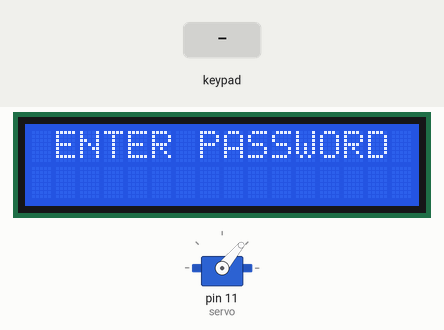
Simulated run of this sketch. Board: Arduino Uno, built with avr-gcc and run on an emulated ATmega328P. Shown: servo, 16×2 character LCD. Inputs (shaded band) come from the test bench.

Above: at 4.2 s.
4.3 s: keypad keys 1 2 3 4 D pressed 0.4 s apart
At 6.4 s:
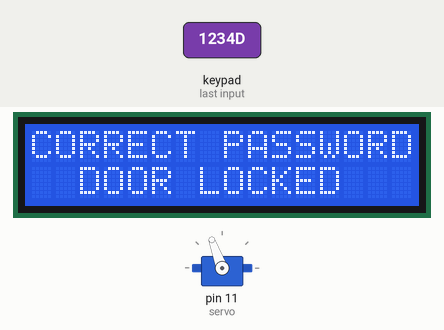
7.8 s: key 'D' pressed
At 9.4 s:
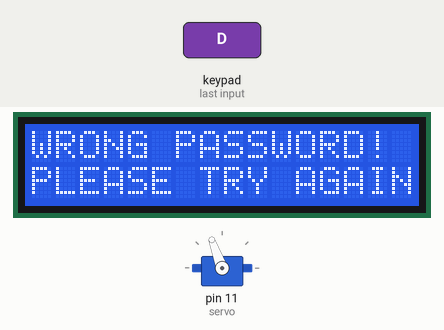
10.8 s: keypad keys 1 2 3 4 # pressed 0.4 s apart
At 12.9 s:
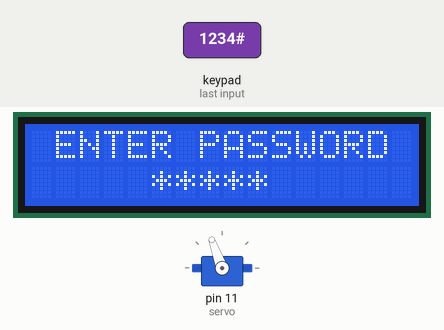
14.3 s: key 'C' pressed
At 15.5 s:
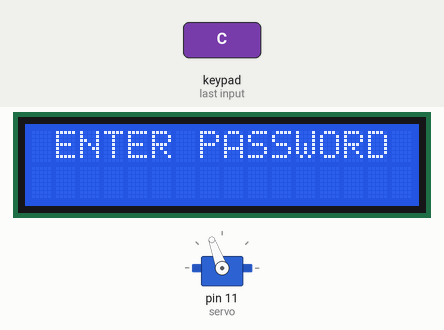
15.8 s: key 'B' pressed
At 16.6 s:
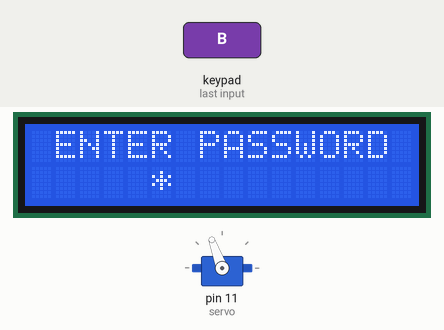
Timing chart, 0 to 18.3 s (numbered marks = the images above; inputs shaded):
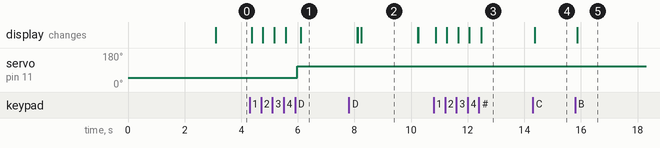

The sketch:

DoorLock.ino
```cpp
#include <Servo.h>
#include <LiquidCrystal_I2C.h>
#include <Keypad.h>
#include <Password.h>

Servo servo;
LiquidCrystal_I2C lcd(0x27, 16, 2);

String newPasswordString;
char newPassword[6];
byte a = 5;
bool value = true;

Password password = Password("1234"); //Enter your password

byte maxPasswordLength = 6;
byte currentPasswordLength = 0;
const byte ROWS = 4;
const byte COLS = 4;

char keys[ROWS][COLS] = {
  {'D', 'C', 'B', 'A'},
  {'#', '9', '6', '3'},
  {'0', '8', '5', '2'},
  {'*', '7', '4', '1'},
};

byte rowPins[ROWS] = {2, 3, 4, 5};
byte colPins[COLS] = {6, 7, 8, 9};

Keypad keypad = Keypad( makeKeymap(keys), rowPins, colPins, ROWS, COLS );

void setup() {
  Serial.begin(9600);
  servo.attach(11);
  servo.write(50);
  lcd.init();
  lcd.backlight();
  lcd.setCursor(3, 0);
  lcd.print("WELCOME TO");
  lcd.setCursor(0, 1);
  lcd.print("DOOR LOCK SYSTEM");
  delay(3000);
  lcd.clear();
}

void loop() {
  lcd.setCursor(1, 0);
  lcd.print("ENTER PASSWORD");

  char key = keypad.getKey();
  if (key != NO_KEY) {
    delay(60);
    if (key == 'C') {
      resetPassword();
    } else if (key == 'D') {
      if (value == true) {
        doorlocked();
        value = false;
      } else if (value == false) {
        dooropen();
        value = true;
      }
    } else {
      processNumberKey(key);
    }
  }
}

void processNumberKey(char key) {
  lcd.setCursor(a, 1);
  lcd.print("*");
  a++;
  if (a == 11) {
    a = 5;
  }
  currentPasswordLength++;
  password.append(key);

  if (currentPasswordLength == maxPasswordLength) {
    doorlocked();
    dooropen();
  }
}

void dooropen() {
  if (password.evaluate()) {
    servo.write(50);
    delay(100);
    lcd.setCursor(0, 0);
    lcd.print("CORRECT PASSWORD");
    lcd.setCursor(0, 1);
    lcd.print("OPEN THE DOOR...");
    delay(2000);
    lcd.clear();
    a = 5;
  } else {
    lcd.setCursor(0, 0);
    lcd.print("WRONG PASSWORD!");
    lcd.setCursor(0, 1);
    lcd.print("PLEASE TRY AGAIN");
    delay(2000);
    lcd.clear();
    a = 5;
  }
  resetPassword();
}

void resetPassword() {
  password.reset();
  currentPasswordLength = 0;
  lcd.clear();
  a = 5;
}

void doorlocked() {
  if (password.evaluate()) {
    servo.write(110);
    delay(100);
    lcd.setCursor(0, 0);
    lcd.print("CORRECT PASSWORD");
    lcd.setCursor(2, 1);
    lcd.print("DOOR LOCKED");
    delay(2000);
    lcd.clear();
    a = 5;
  } else {
    lcd.setCursor(0, 0);
    lcd.print("WRONG PASSWORD!");
    lcd.setCursor(0, 1);
    lcd.print("PLEASE TRY AGAIN");
    delay(2000);
    lcd.clear();
    a = 5;
  }
  resetPassword();
}
```

Measured:
- after the input at 4.3 s, servo on pin 11 (servo): 50° → 110° after 1.7 s; the display: first changes after 0.06 s (image 1 shows a later state)
- after the input at 7.8 s, the display: first differs from a run without the input after 0.44 s (image 2)
- after the input at 10.8 s, the display: first changes after 0.07 s (image 3 shows a later state)
- after the input at 14.3 s, the display: first changes after 0.06 s (image 4 shows a later state)
- after the input at 15.8 s, the display: changes after 0.07 s (image 5)
- what the display in image 2 shows lasts 2.0 s, from 8.2 s to 10.2 s
